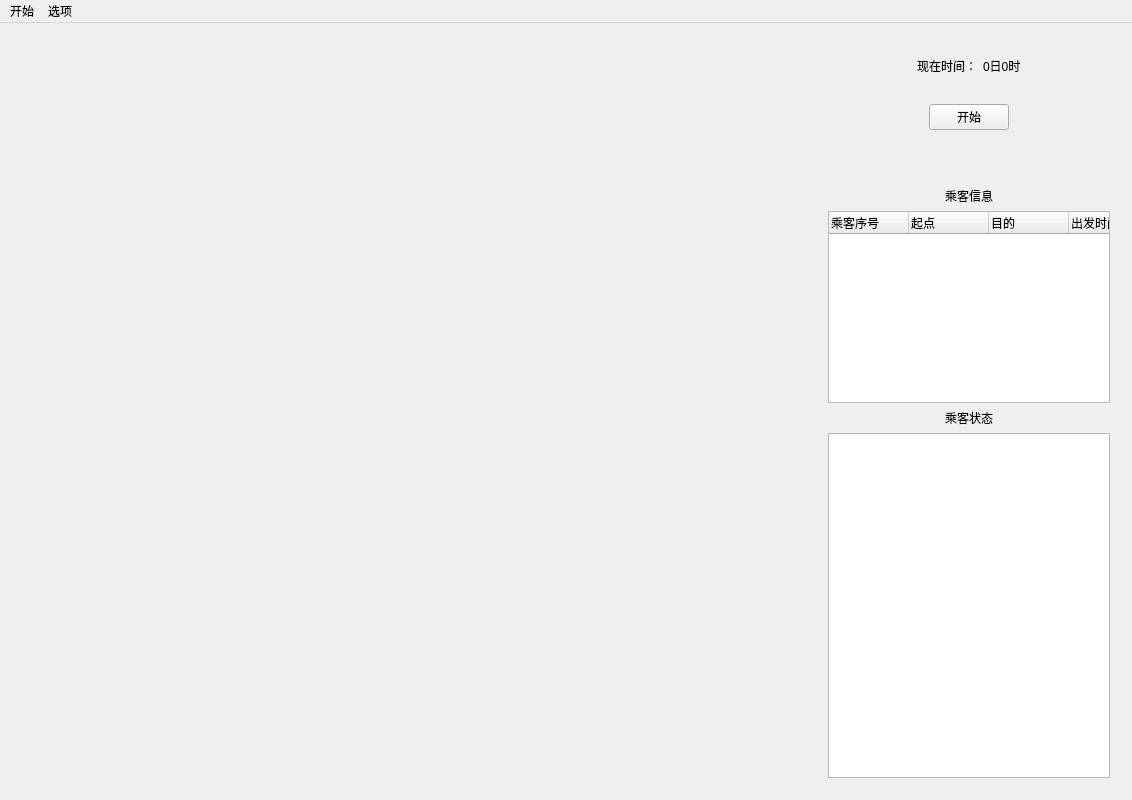
<?xml version="1.0" encoding="UTF-8"?>
<ui version="4.0">
 <class>JourneyClass</class>
 <widget class="QMainWindow" name="JourneyClass">
  <property name="geometry">
   <rect>
    <x>0</x>
    <y>0</y>
    <width>1132</width>
    <height>800</height>
   </rect>
  </property>
  <property name="windowTitle">
   <string>Journey</string>
  </property>
  <property name="windowIcon">
   <iconset resource="Journey.qrc">
    <normaloff>:/Image/windowicon.png</normaloff>:/Image/windowicon.png</iconset>
  </property>
  <widget class="QWidget" name="centralWidget">
   <layout class="QHBoxLayout" name="horizontalLayout">
    <item>
     <widget class="QWidget" name="board" native="true">
      <property name="sizePolicy">
       <sizepolicy hsizetype="Fixed" vsizetype="Fixed">
        <horstretch>0</horstretch>
        <verstretch>0</verstretch>
       </sizepolicy>
      </property>
      <property name="minimumSize">
       <size>
        <width>800</width>
        <height>752</height>
       </size>
      </property>
      <property name="maximumSize">
       <size>
        <width>800</width>
        <height>752</height>
       </size>
      </property>
      <property name="focusPolicy">
       <enum>Qt::NoFocus</enum>
      </property>
      <property name="contextMenuPolicy">
       <enum>Qt::DefaultContextMenu</enum>
      </property>
     </widget>
    </item>
    <item>
     <widget class="QWidget" name="status" native="true">
      <property name="sizePolicy">
       <sizepolicy hsizetype="Expanding" vsizetype="Preferred">
        <horstretch>0</horstretch>
        <verstretch>0</verstretch>
       </sizepolicy>
      </property>
      <layout class="QVBoxLayout" name="verticalLayout">
       <item>
        <widget class="QWidget" name="time_widgt" native="true">
         <layout class="QHBoxLayout" name="horizontalLayout_3">
          <item>
           <spacer name="horizontalSpacer">
            <property name="orientation">
             <enum>Qt::Horizontal</enum>
            </property>
            <property name="sizeHint" stdset="0">
             <size>
              <width>40</width>
              <height>20</height>
             </size>
            </property>
           </spacer>
          </item>
          <item>
           <widget class="QLabel" name="const2">
            <property name="sizePolicy">
             <sizepolicy hsizetype="Fixed" vsizetype="Preferred">
              <horstretch>0</horstretch>
              <verstretch>0</verstretch>
             </sizepolicy>
            </property>
            <property name="text">
             <string>现在时间：</string>
            </property>
           </widget>
          </item>
          <item>
           <widget class="QLabel" name="days_and_hours">
            <property name="text">
             <string>0日0时</string>
            </property>
           </widget>
          </item>
          <item>
           <spacer name="horizontalSpacer_2">
            <property name="orientation">
             <enum>Qt::Horizontal</enum>
            </property>
            <property name="sizeHint" stdset="0">
             <size>
              <width>40</width>
              <height>20</height>
             </size>
            </property>
           </spacer>
          </item>
         </layout>
        </widget>
       </item>
       <item>
        <widget class="QWidget" name="widget" native="true">
         <layout class="QHBoxLayout" name="horizontalLayout_2">
          <item>
           <widget class="QPushButton" name="time_trigger">
            <property name="sizePolicy">
             <sizepolicy hsizetype="Fixed" vsizetype="Fixed">
              <horstretch>0</horstretch>
              <verstretch>0</verstretch>
             </sizepolicy>
            </property>
            <property name="text">
             <string>开始</string>
            </property>
           </widget>
          </item>
         </layout>
        </widget>
       </item>
       <item>
        <spacer name="verticalSpacer">
         <property name="orientation">
          <enum>Qt::Vertical</enum>
         </property>
         <property name="sizeType">
          <enum>QSizePolicy::Fixed</enum>
         </property>
         <property name="sizeHint" stdset="0">
          <size>
           <width>20</width>
           <height>40</height>
          </size>
         </property>
        </spacer>
       </item>
       <item>
        <widget class="QLabel" name="const1">
         <property name="layoutDirection">
          <enum>Qt::LeftToRight</enum>
         </property>
         <property name="text">
          <string>乘客信息</string>
         </property>
         <property name="alignment">
          <set>Qt::AlignCenter</set>
         </property>
        </widget>
       </item>
       <item>
        <widget class="QTreeWidget" name="passenger_tree">
         <property name="sizePolicy">
          <sizepolicy hsizetype="Expanding" vsizetype="Fixed">
           <horstretch>0</horstretch>
           <verstretch>0</verstretch>
          </sizepolicy>
         </property>
         <property name="frameShadow">
          <enum>QFrame::Sunken</enum>
         </property>
         <property name="horizontalScrollBarPolicy">
          <enum>Qt::ScrollBarAlwaysOff</enum>
         </property>
         <property name="indentation">
          <number>25</number>
         </property>
         <property name="rootIsDecorated">
          <bool>true</bool>
         </property>
         <property name="itemsExpandable">
          <bool>true</bool>
         </property>
         <property name="allColumnsShowFocus">
          <bool>false</bool>
         </property>
         <property name="headerHidden">
          <bool>false</bool>
         </property>
         <attribute name="headerVisible">
          <bool>true</bool>
         </attribute>
         <attribute name="headerCascadingSectionResizes">
          <bool>false</bool>
         </attribute>
         <attribute name="headerDefaultSectionSize">
          <number>80</number>
         </attribute>
         <attribute name="headerHighlightSections">
          <bool>false</bool>
         </attribute>
         <attribute name="headerShowSortIndicator" stdset="0">
          <bool>false</bool>
         </attribute>
         <column>
          <property name="text">
           <string>乘客序号</string>
          </property>
         </column>
         <column>
          <property name="text">
           <string>起点</string>
          </property>
         </column>
         <column>
          <property name="text">
           <string>目的</string>
          </property>
         </column>
         <column>
          <property name="text">
           <string>出发时间</string>
          </property>
         </column>
         <column>
          <property name="text">
           <string>限时</string>
          </property>
         </column>
        </widget>
       </item>
       <item>
        <widget class="QLabel" name="label">
         <property name="text">
          <string>乘客状态</string>
         </property>
         <property name="alignment">
          <set>Qt::AlignCenter</set>
         </property>
        </widget>
       </item>
       <item>
        <widget class="QTreeWidget" name="passenger_status_tree">
         <property name="headerHidden">
          <bool>true</bool>
         </property>
         <column>
          <property name="text">
           <string notr="true">1</string>
          </property>
         </column>
        </widget>
       </item>
      </layout>
     </widget>
    </item>
   </layout>
  </widget>
  <widget class="QMenuBar" name="menuBar">
   <property name="geometry">
    <rect>
     <x>0</x>
     <y>0</y>
     <width>1132</width>
     <height>26</height>
    </rect>
   </property>
   <widget class="QMenu" name="menu_start">
    <property name="title">
     <string>开始</string>
    </property>
    <addaction name="actionfile"/>
    <addaction name="actionfile_passenger"/>
    <addaction name="separator"/>
    <addaction name="actionexit"/>
   </widget>
   <widget class="QMenu" name="menu_option">
    <property name="title">
     <string>选项</string>
    </property>
    <addaction name="actionaddpassenger"/>
    <addaction name="actionaddschedule"/>
    <addaction name="actionpathrisk"/>
   </widget>
   <addaction name="menu_start"/>
   <addaction name="menu_option"/>
  </widget>
  <action name="actionfile">
   <property name="text">
    <string>文件读入图…</string>
   </property>
  </action>
  <action name="actionrandom">
   <property name="text">
    <string>随机生成</string>
   </property>
  </action>
  <action name="actionexit">
   <property name="text">
    <string>退出</string>
   </property>
  </action>
  <action name="actionaddpassenger">
   <property name="text">
    <string>增加乘客</string>
   </property>
  </action>
  <action name="actionaddschedule">
   <property name="text">
    <string>增加班次</string>
   </property>
  </action>
  <action name="inquire_passenger">
   <property name="text">
    <string>查询班次</string>
   </property>
  </action>
  <action name="inquire_history">
   <property name="text">
    <string>查询乘客历史</string>
   </property>
  </action>
  <action name="actionfile_passenger">
   <property name="text">
    <string>文件读入乘客…</string>
   </property>
  </action>
  <action name="actionpathrisk">
   <property name="text">
    <string>不计算路上风险</string>
   </property>
  </action>
 </widget>
 <layoutdefault spacing="6" margin="11"/>
 <resources>
  <include location="Journey.qrc"/>
 </resources>
 <connections/>
</ui>
